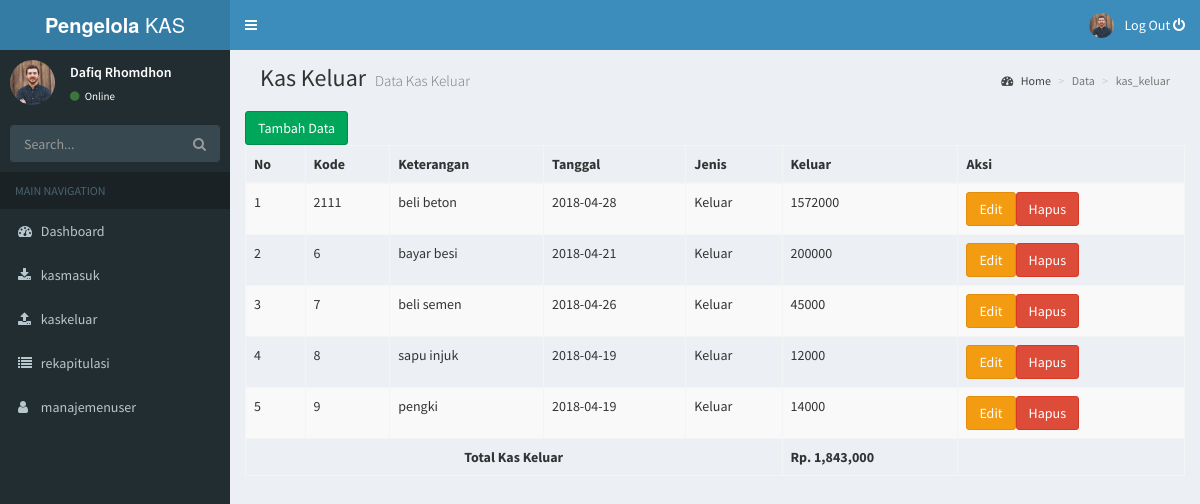
Page /index.php/kaskeluar/Index on the committed database.
### tables this page shows
CREATE TABLE `kasmasuk` (
  `Kode` varchar(50) NOT NULL,
  `Keterangan` varchar(255) NOT NULL,
  `Tgl` date NOT NULL,
  `Jumlah` int(11) NOT NULL,
  `Jenis` varchar(15) NOT NULL,
  `Keluar` int(11) NOT NULL
);

### application/controllers/kaskeluar.php (called while the page is built, shortened)
<?php
	class Kaskeluar extends CI_Controller{
		function Index(){
			$data['content']='kaskeluar';
			$this->load->view("template",$data);
		}
	}
?>

### index.php (called while the page is built, shortened)
<?php
require_once BASEPATH.'core/CodeIgniter.php';

### application/views/kaskeluar.php (the view)
 <?php $query=$this->db->get_where('kasmasuk',['Jenis'=>'Keluar']); ?>
    <section class="content-header">
      <h1>
        Kas Keluar
        <small>Data Kas Keluar</small>
      </h1>
      <ol class="breadcrumb">
        <li><a href="#"><i class="fa fa-dashboard"></i> Home</a></li>
        <li class="active">Data</li>
         <li class="active">kas_keluar</li>
      </ol>
    </section>
    <div class="table-responsive" style="padding: 20px 0px 0px 0px">
      <a href="<?=base_url('kaskeluar/tambah') ?>" class="btn btn-success">Tambah Data</a>
      <table class="table table-bordered table-striped">
        <thead>
          <th>No</th>
          <th>Kode</th>
          <th>Keterangan</th>
          <th>Tanggal</th>
          <th>Jenis</th>
          <th>Keluar</th>
          <th>Aksi</th>
        </thead>
        <tbody>
<?php if ($query->num_rows()>0) {$no=0;$total=0;
  foreach ($query->result() as $masuk){$no++;
  ?>
  <tr>
         <td><?=$no?></td>
          <td><?=$masuk->Kode?></td>
          <td><?=$masuk->Keterangan?></td>
          <td><?=$masuk->Tgl?></td>
          <td><?=$masuk->Jenis?></td>
          <td><?=$masuk->Keluar?></td>
          <td><a href="<?=base_url('kaskeluar/edit/'.$masuk->Kode)?>" class="btn btn-warning">Edit</a><a href="<?=base_url('kaskeluar/hapus/'.$masuk->Kode)?>" class="btn btn-danger">Hapus</a></td>
        </tr>
  <?php
$total=$total+$masuk->Keluar;
   ?>
  <?php  }
 ?>  <tr>
     <th colspan="5" style="text-align: center;font-weight: bold;">Total Kas Keluar</th>
     <th>Rp. <?=number_format($total)?></th>
   </tr>
<?php } else{?>
  <tr><td colspan="8" style="text-align: center;">Data Masih Kosong</td></tr>
<?php
} ?>
        </tbody>
      </table>
    </div>

### rows in the picture
kasmasuk: Kode "2111", Keterangan "beli beton", Tgl "2018-04-28", Jenis "Keluar", Keluar "1572000"
kasmasuk: Kode "6", Keterangan "bayar besi", Tgl "2018-04-21", Jenis "Keluar", Keluar "200000"
kasmasuk: Kode "7", Keterangan "beli semen", Tgl "2018-04-26", Jenis "Keluar", Keluar "45000"
kasmasuk: Kode "8", Keterangan "sapu injuk", Tgl "2018-04-19", Jenis "Keluar", Keluar "12000"
kasmasuk: Kode "9", Keterangan "pengki", Tgl "2018-04-19", Jenis "Keluar", Keluar "14000"

### other values in the picture
$total "1,843,000"
